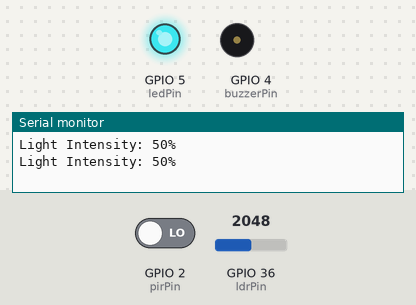
Bench run of a sketch on a simulated ESP32. Parts: output pins drawn as LEDs (lit = HIGH), buzzer (waves = sounding, pin HIGH), the last lines printed to the serial monitor. The test bench sets the inputs (shaded band); at power-on: GPIO 2 (pirPin) LOW, GPIO 36 (ldrPin) = 2048.

Above: at 1.8 s.
1.9 s: GPIO 2 (pirPin) driven HIGH
At 2.4 s:
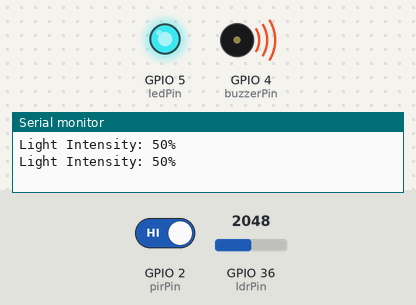
6.0 s: GPIO 2 (pirPin) driven LOW
At 7.0 s:
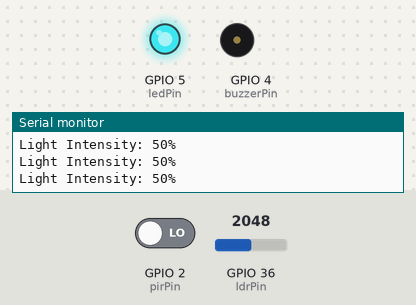
7.5 s: GPIO 36 (ldrPin) set to 43
9.0 s: GPIO 36 (ldrPin) set to 38
At 10.7 s:
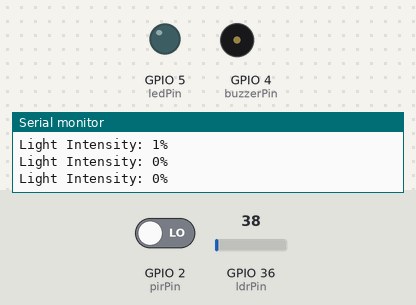
11.0 s: GPIO 36 (ldrPin) set to 491
At 12.2 s:
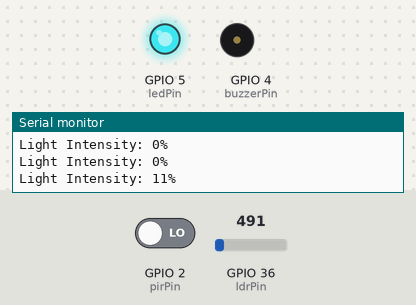
Timing chart, 0 to 14.0 s (numbered marks = the images above; inputs shaded):
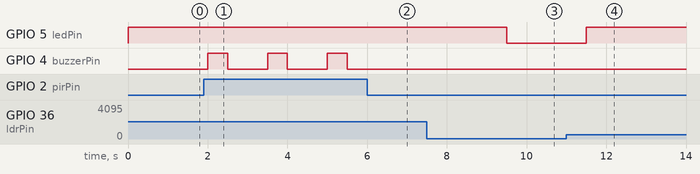

Measured:
- the behaviour switches between 41 and 40 on GPIO 36 (ldrPin) (found by bisection; images 2 and 3)
- after the input at 1.9 s, GPIO 4 (buzzerPin): alternates HIGH for 0.50 s and LOW for 1.0 s, starting after 0.10 s
- after the input at 6.0 s, GPIO 4 (buzzerPin): stays LOW (without the input it goes to HIGH after 0.50 s)
- after the input at 9.0 s, GPIO 5 (ledPin): HIGH → LOW after 0.50 s
- after the input at 11.0 s, GPIO 5 (ledPin): LOW → HIGH after 0.50 s

The sketch:

sketch.ino
```cpp
const int pirPin = 2;
const int ldrPin = 36;
const int ledPin = 5;
const int buzzerPin = 4;
const int ledBrightness = 255;

void setup() {
  pinMode(pirPin, INPUT);
  pinMode(ledPin, OUTPUT);
  pinMode(buzzerPin, OUTPUT);
  Serial.begin(9600);
}

void loop() {
  int pirValue = digitalRead(pirPin);
  int ldrValue = analogRead(ldrPin);
  int lightIntensity = map(ldrValue, 0, 4095, 0, 100);

//the led will glow and the buzzer is triggered when motion is detected
  if (pirValue == HIGH) {
    digitalWrite(ledPin, ledBrightness);
    digitalWrite(buzzerPin, HIGH);
    delay(500);
    digitalWrite(buzzerPin, LOW);
  }
  //otherwise the led will glow depending on the intensity from the LDR sensor
  else {
    digitalWrite(ledPin, (lightIntensity * ledBrightness) / 100);
  }

  Serial.print("Light Intensity: ");
  Serial.print(lightIntensity);
  Serial.println("%");
  delay(1000);
}
```
